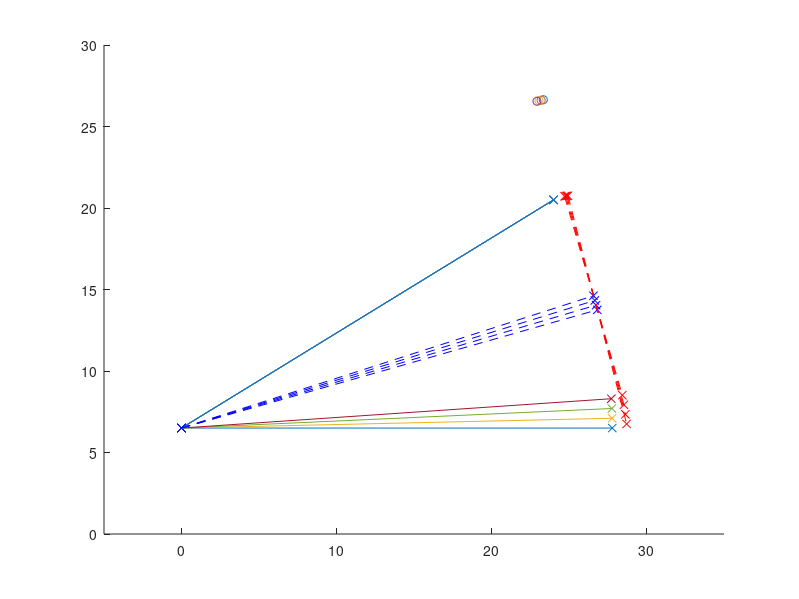
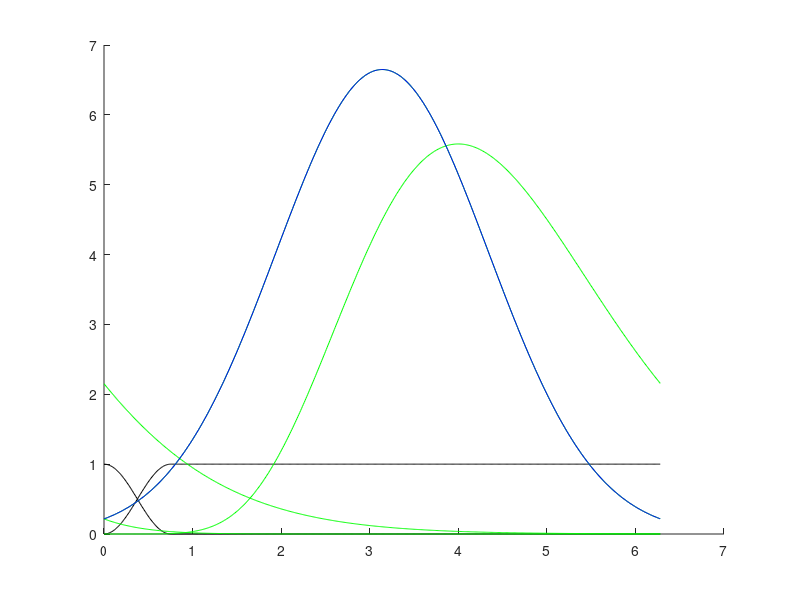
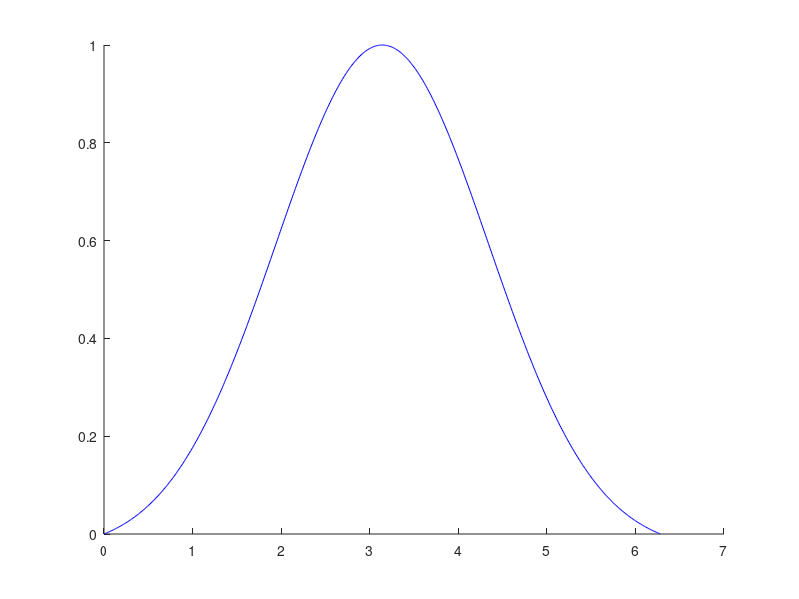
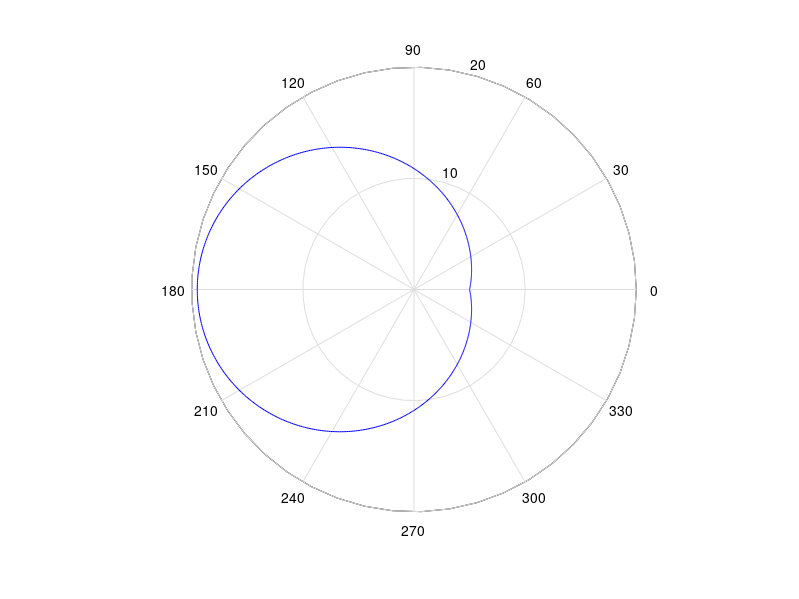

These figures' MATLAB source, in order:
% The OxyGEN proyect by Profoty.xyz
% Together against the Covid-19
% V4.0 rev.17/03/2020
% 
% Website/blog: oxygen.protofy.xyz
% Contact: oxygen@protofy.xyz


%GEOMETRICAL PARAMETERS

clear;

%Length from the bearing to the hinge
l0 = 27.5;

%Length of the vertical wall that supports the hinge
h0 = 6.5;

%Lenght of the vertical support of the bearing
hb = 4.0;

%Bearing radius
br = 1.1;

%Array of different max and min positions of the bearing
h1a = [6.5, 7.1, 7.7, 8.3];
h2a = [20.5, 20.5, 20.5, 20.5];

%Number of cycles per cam turn (1 to 3).
nc = 1;

%Minimum radius of the camshaft
rmin = 5;


%BREATHING CYCLE PARAMETERS

%Duration of the inhale cycle / duration of the whole cycle
lambda1 = 0.500;
lambda2 = 0.060;

%Soft transition between inhale and exhale cycles
dpsi21 = 0.12;
dpsi12 = 0.15;

%Adjust parameters of the inhale curve
ga1 = pi;
gb1 = 1.2;
ff1 = 20;
sp1 = 1;

%Adjust parametes of the exhale curve
ga2 = 9;
gb2 = .5;
ff2 = 20;


%GENERATION OF THE CURVES AND THE CAMSHAFT

%Generation of the geometry

l = sqrt(l0^2+hb^2);


for i = 1:numel(h1a);
    
    ymin(i) = h1a(i);
    ymax(i) = h2a(i);
    
    alphamin(i) = acos((h0 - h1a(i)) / l);
    alphamax(i) = acos((h0 - h2a(i)) / l);
    
    xmin(i) = l*sin(alphamin(i));    
    xmax(i) = l*sin(alphamax(i));
    
    d(i) = sqrt((xmin(i)-xmax(i))^2 + (ymin(i)-ymax(i))^2);
    
    alphatan(i) = (alphamin(i) + alphamax(i)) / 2;
    
    xtan(i) = l*sin(alphatan(i));    
    ytan(i) = h0 - l*cos(alphatan(i));
    
    xsup(i) = xtan(i) + (d(i)/2)*cos(alphatan(i));
    xinf(i) = xtan(i) - (d(i)/2)*cos(alphatan(i));
    
    ysup(i) = ytan(i) + (d(i)/2)*sin(alphatan(i));
    yinf(i) = ytan(i) - (d(i)/2)*sin(alphatan(i));
    
    xcam(i) = xtan(i) + (d(i)/2 + rmin + br)*cos(alphatan(i));
    ycam(i) = ytan(i) + (d(i)/2 + rmin + br)*sin(alphatan(i));
    
end;


%Time increment
dt = 0.01;

%time coordinate during the whole cycle
theta = 0:dt:2*pi;

%Generation of the soft transition between inhale and exhale curves
psi1 = [];
psi2 = [];

for i = 1:numel(theta);
    
    if theta(i) < (lambda2-dpsi21/2)*2*pi;
        psi1(i) = 0;
        
    elseif theta(i) < (lambda2+dpsi21/2)*2*pi;
        psi1(i) = 0.5 + 0.5*cos((theta(i)-(lambda2+dpsi21/2)*2*pi)/(2*dpsi21));
        
    else theta(i) < (lambda1-dpsi12/2)*2*pi;
        psi1(i) = 1;
        
    end;
    
    psi2(i) = 1 - psi1(i);
    
end;    


%Generation of the complete breathing cycle rho(theta)

rho = [];
rho1 = [];
rho2 = [];
rho2next = [];

rhomin = 1000;
rhomax = 0;

for i = 1:numel(theta);
    
    %Inhale curve
    rho1(i) = ff1*normpdf(sp1*theta(i), ga1, gb1);
    rho1next(i) = ff1*normpdf(sp1*theta(i)+sp1*2*pi, ga1, gb1);
    
    %Exhale curve
    rho2(i) = ff2*gampdf(theta(i), ga2, gb2);
    rho2next(i) = ff2*gampdf(theta(i)+2*pi, ga2, gb2);
    
   
    rho(i) = max(rho1(i), rho1next(i));
 
    
    %Capturing min and max in order to generate the normalized curve
    if rho(i) > rhomax
        rhomax = rho(i);
    end;
    
    if rho(i) < rhomin
        rhomin = rho(i);
    end;

end;


%Generation of a normalised curve and camshaft

rhonorm = [];
rhocam = [];

for i = 1:numel(theta);
    
    rhonorm(i) = (rho(i)-rhomin)/(rhomax-rhomin);
        
    for n = 1:numel(d)
        
        rhocam(n,i) = rmin + rhonorm(i)*d(n);
        
    end;
    
end;


%Generation of the first derivate of the camshaft geometry to analize and
%validate the design

drho = [];
drhonorm = [];
drhocam = [];

a = rmin;
b = 1/dt;

for i = 1 : numel(rho)-1;
    
    drho(i) = b*(rho(i+1)-rho(i));
    drhonorm(i) = b*(rhonorm(i+1)-rhonorm(i));
    drhocam(i) = b*(rhocam(i+1)-rhocam(i)) + a;
    
end;

drho(numel(rho)) = b*(rho(1)-rho(numel(rho)));
drhonorm(numel(rhonorm)) = b*(rhonorm(1)-rhonorm(numel(rhonorm)));
drhocam(numel(rhocam)) = b*(rhocam(1)-rhocam(numel(rhocam))) + a;


%X and Y coordinates during two cycles (for 2-cycle camshaft plot)

theta2 = [theta/2, (2*pi+theta)/2];

rhocam2 = [rhocam, rhocam];
drhocam2 = [drho, drho];


%X and Y coordinates during three cycles (for 3-cycle camshaft plot)

theta3 = [theta/3, (2*pi+theta)/3, (4*pi+theta)/3];

rhocam3 = [rhocam, rhocam, rhocam];
drhocam3 = [drho, drho, drho];



%GENERATION OF THE PLOTS

%Trying to print it out in real size (FAIL)
%set(gcf,'PaperUnits','centimeters'); 
%set(gcf,'PaperSize',[42 29.7]);


fpos = figure('Name', 'Dimensions', 'Units', 'centimeters', 'NumberTitle', 'off');
set(gcf,'PaperUnits','centimeters', 'PaperSize', [42/2 27.9/2]);
set(gcf, 'units', 'centimeters', 'position', [0, 0, 28, 20]);
fpos = gcf;
hold on

xlim([-5 35]);
ylim([0 30]);

for i = 1:numel(xmin)
    
    plot([0, xmin(i)], [h0, ymin(i)], '-x')    
    plot([0, xmax(i)], [h0, ymax(i)], '-x')
    
    plot([0, xtan(i)], [h0, ytan(i)], '--xb')
    
    plot([xsup(i), xinf(i)], [ysup(i), yinf(i)], '--xr')
    scatter(xcam(i), ycam(i))

end;

hold off




%Plot of the breathing cycle interpolation by curves

fcycle = figure('Name', 'Breath Cycle curves', 'Units', 'centimeters', 'NumberTitle', 'off');

hold on
plot(theta, psi1, '-k')
plot(theta, psi2, '-k')
plot(theta, rho1, '-g')
plot(theta, rho1next, '-g')
plot(theta, rho2, '-g')
plot(theta, rho2next, '-g')
%plot(theta, drho, '-r')
plot(theta, rho, '-b')
hold off

set(gcf,'PaperUnits','centimeters', 'PaperSize', [42 27.9]);
set(gcf, 'units', 'centimeters', 'position', [0, 0, 27.9, 27.9]);
fcam3 = gcf;


%Plot of the normalized breathing cycle and first derivate


fnorm = figure('Name', 'Normalized Breath Cycle', 'Units', 'centimeters', 'NumberTitle', 'off');

hold on
%plot(theta, drhonorm, '-r')
plot(theta, rhonorm, '-b')
hold off

set(gcf,'PaperUnits','centimeters', 'PaperSize', [42/2 27.9/2]);
set(gcf, 'units', 'centimeters', 'position', [0, 0, 27.9, 27.9]);
fcam3 = gcf;


%Plot of a 1-cycle camshaft

for n = 1:numel(d)

    fcam1 = figure('Name', '1-Cycle Camshaft', 'Units', 'centimeters', 'NumberTitle', 'off');
    %hold on
   
    %polarplot(theta, drhocam, '-r')
    polar(theta, rhocam(n,:), '-b')

    
    %rlim([0 25]);
    hold off

    set(gcf,'PaperUnits','centimeters', 'PaperSize', [42 27.9]);
    set(gcf, 'units', 'centimeters', 'position', [0, 0, 27.9, 27.9]);
    fcam3 = gcf;
    
end


% %Plot of a 2-cycle camshaft
% 
% fcam2 = figure('Name', '2-Cycle', 'Units', 'centimeters', 'NumberTitle', 'off');
% 
% %hold on;
% %polar(theta, drhocam2, '-r')
% polar(theta2, rhocam2, '-b')
% %hold off;
% 
% set(gcf,'PaperUnits','centimeters', 'PaperSize', [42 27.9]);
% set(gcf, 'units', 'centimeters', 'position', [0, 0, 27.9, 27.9]);
% fcam3 = gcf;
% 
% 
% %Plot of a 3-cycle camshaft
% 
% fcam3 = figure('Name', '3-Cycle', 'Units', 'centimeters', 'NumberTitle', 'off');
% 
% %hold on;
% %polar(theta,drhocam3)
% polar(theta3, rhocam3)
% %hold off;
% 
% set(gcf,'PaperUnits','centimeters', 'PaperSize', [42 27.9]);
% set(gcf, 'units', 'centimeters', 'position', [0, 0, 27.9, 27.9]);
% fcam3 = gcf;

% The OxyGEN proyect by Profoty.xyz
% Together against the Covid-19
% V4.0 rev.17/03/2020
% 
% Website/blog: oxygen.protofy.xyz
% Contact: oxygen@protofy.xyz